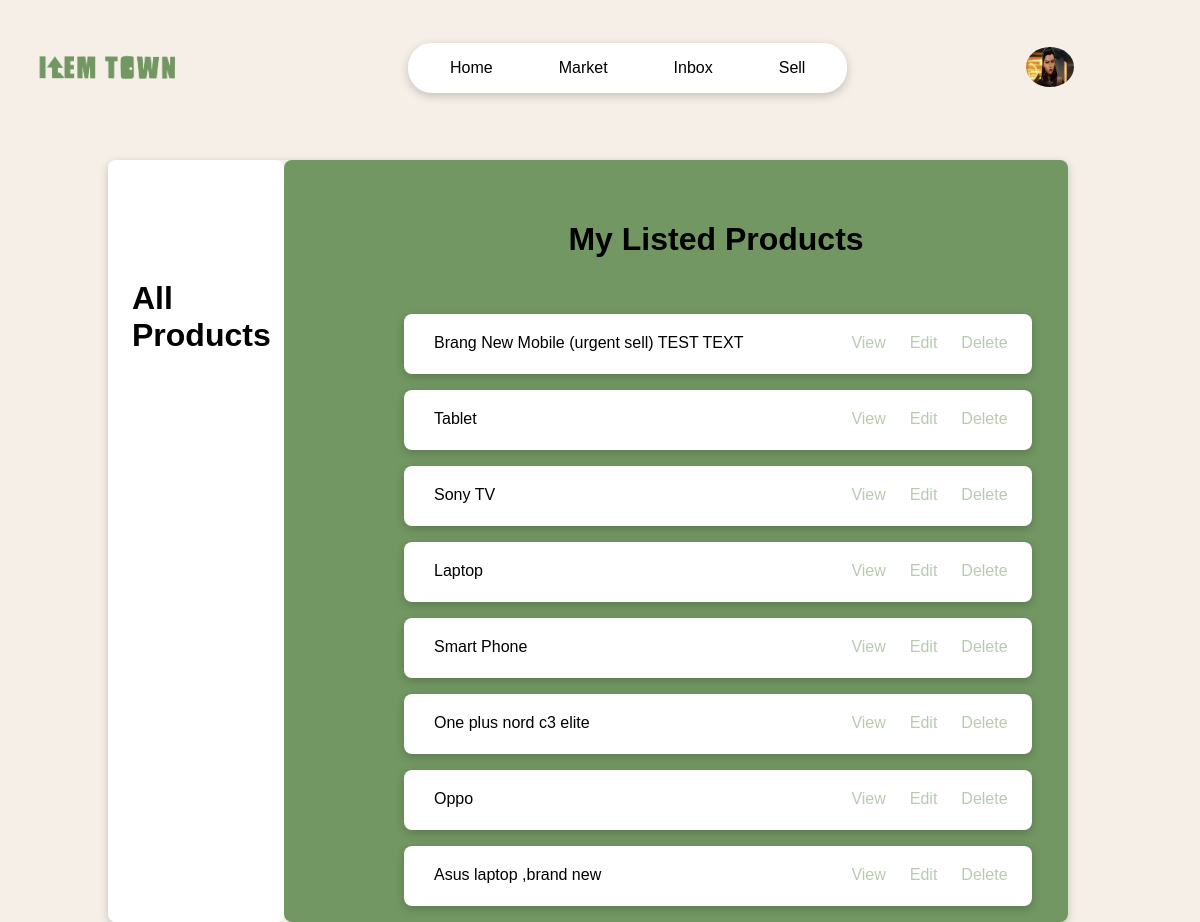
The page /market/my-product/ (signed in) on the database as committed earlier.
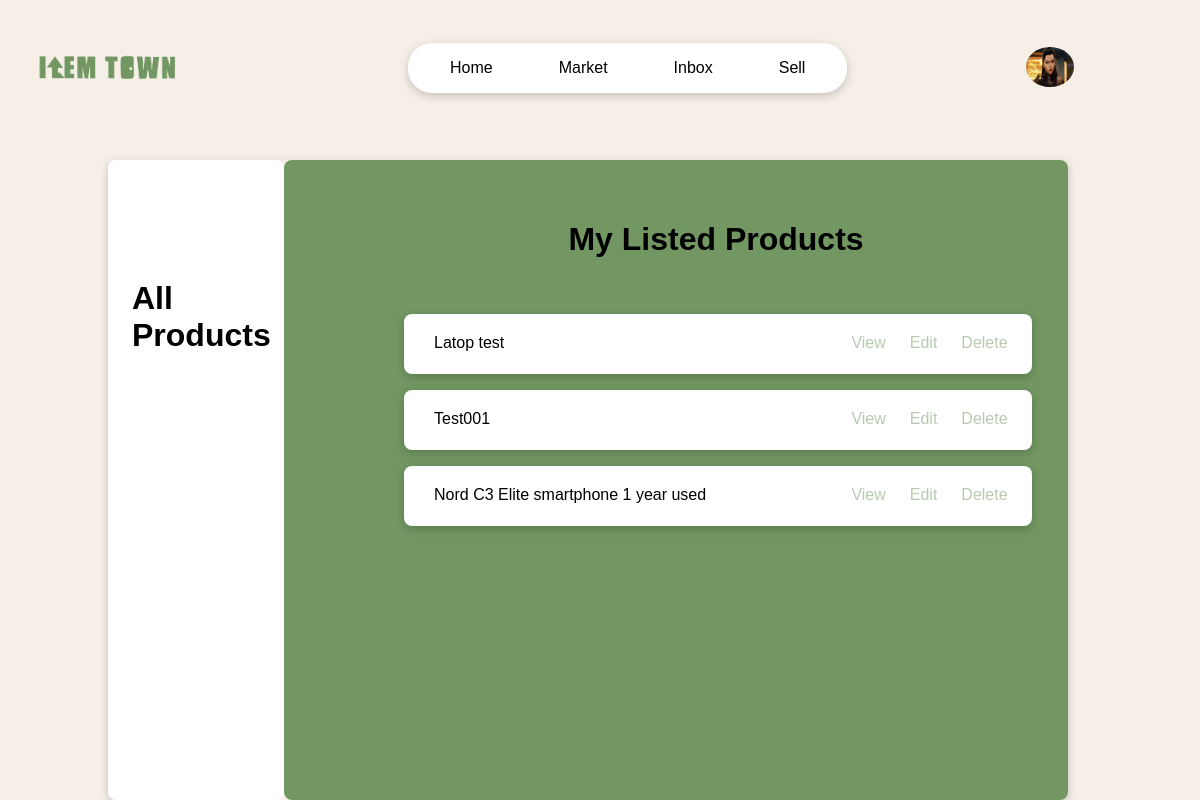
The same page on the database as committed later.
### users/models.py (models this page shows, shortened)
class Profile(models.Model):
    user=models.OneToOneField(User,on_delete=models.CASCADE)
    username=models.CharField(max_length=20,null=False,unique=True)
    first_name=models.CharField(max_length=20,null=False)
    last_name=models.CharField(max_length=50,null=False)
    email=models.EmailField()
    id=models.UUIDField(default=uuid.uuid1,primary_key=True)
    pic=models.ImageField(default='user/user.jpg',upload_to='user/')

### market/models.py (models this page shows, shortened)
class Product(models.Model):
    owner=models.ForeignKey('users.Profile',on_delete=models.CASCADE)
    product_id=models.UUIDField(default=uuid.uuid1,primary_key=True)
    title=models.CharField(max_length=50,null=False)
    short_discription=models.CharField(max_length=100,null=True,blank=True,default='')
    discription=models.TextField(max_length=500,null=True,blank=True)
    price=models.IntegerField(default=0,null=False)
    main_img=models.ImageField(default='default/market.png',upload_to='iteams/')
    sub_img1=models.ImageField(default='default/market.png',upload_to='iteams/')
    sub_img2=models.ImageField(default='default/market.png',upload_to='iteams/')
    sub_img3=models.ImageField(default='default/market.png',upload_to='iteams/')
    sub_img4=models.ImageField(default='default/market.png',upload_to='iteams/')
    ownership_type_options=(
        ('1st','1st Owner'),
        ('2nd','2nd Owner'),
        ('2nd+','More than 2nd'),
    )
    ownership_type=models.CharField(max_length=50,choices=ownership_type_options,default=None)
    purchase_date=models.DateField(null=True,blank=True)
    bill_and_box_options=(
        ('Yes','Have either bill/box'),
        ('No',"I don't have bill or box")
    )
    bill_and_box=models.CharField(choices=bill_and_box_options,max_length=50,default=None,null=True,blank=True)
    created = models.DateTimeField(auto_now_add=True)
    tags=models.ManyToManyField(Tag,blank=True)
    class Meta:
        ordering=['-created']

### market/views.py (the view)
# urls.py: path('my-product/',views.user_product_page,name='my_product'),
@login_required(login_url='login_user')
def user_product_page(request):
    owner=request.user.profile
    user_products=Product.objects.filter(owner=owner)
    content={
        'user_products':user_products,
    }
    return render(request,'market/user_product_page.html',content)

### market/templates/market/user_product_page.html
{% extends 'page/nav.html'%}
{% load static %}
{%block css%}
<link rel="stylesheet" href="{% static 'style/user_product_page.css'%}">
{%endblock%}
{% block body %}
    <div class="product-container">
        <div class="user-container">
            <h1 class="user-container-heading">All Products</h1>
        </div>
        <div class="info-container">
            <center><h1> My Listed Products</h1></center><br>
            {%if user_products%}
                {%for products in user_products%}
                    <ul class="info-container-list">
                        <li class="info-container-list-iteam">{{products.title}}
                            <a class="info-container-button" href="{% url 'delete_product' pk=products.product_id%}">Delete</a>
                            <a class="info-container-button" href="{% url 'edit_product' pk=products.product_id%}">Edit</a>
                            <a class="info-container-button" href="{% url 'detail_product' products.product_id%}">View</a></li>
                    </ul>
                {%endfor%}
            {%else%}
                <h1>You Haven't List Any Products In Market</h1>
            {%endif%}
        </div>
    </div>
{%endblock%}

### page/templates/page/nav.html (shortened to what this page needs)
<!DOCTYPE html>
<head>
{% load static %}
<link rel="stylesheet" href="{% static 'style/nav.css'%}">
{%block css%}
{%endblock%}
</head>
<body>
    <nav class="navbar">
        <img src="{%static 'img/default/logo.png'%}" class="logo">
        <div class="nav-items">
            <a href="{% url 'home'%}">Home</a>
            <a href="{% url 'market'%}">Market</a>
            <a href="{%url 'inbox'%}">Inbox</a>
            <a href="{%url 'upload_product'%}">Sell</a>
        </div>
        {%if request.user.is_authenticated%}
        <div class="dropdown">
            <button class="dropbtn"><img src="{{request.user.profile.pic.url }}" class="profile-pic"></button>
          </div>
        {%else%}
        <a href="{%url 'login_user'%}" class="login-button">Login</a>
        {%endif%}
    </nav>
{%block body%}
{%endblock%}
</body>
</body>

### static/style/nav.css (style rules this page uses)
body { margin: 0; font-family: Arial, sans-serif; background-color: #F5EFE7; }
.navbar { display: flex; align-items: center; padding: 1vh 2vw; height: 8vh; background-color: transparent; margin-bottom: 10vh; position: relative; }
.logo { margin-top: 7vh; position: absolute; left: 3vw; width: 12vw; }
.navbar .nav-items { margin-top: 7vh; margin-left: 32vw; background-color: white; display: flex; gap: 1.5vw; border-radius: 2vw; box-shadow: 0 3px 10px rgb(0 0 0 / 0.2); padding: 1.5vh 1.5vw; }
.navbar .nav-items a { text-decoration: none; color: black; padding: 0.5vh 2vw; border-radius: 1vw; font-size: 2vh; transition: background-color 0.3s; }
.dropdown { position: relative; margin-left: auto; margin-top: 7vh; margin-right: 8vw; }
.dropbtn { background-color: transparent; border: none; cursor: pointer; }
.profile-pic { width: 6vh; height: 5vh; border-radius: 50%; }

### static/style/user_product_page.css (style rules this page uses)
.product-container { display: flex; width: 80%; height:auto; min-height: 80vh; margin-left: 9vw; margin-right: 10vw; border-radius: 8px; box-shadow: 0 3px 10px rgb(0 0 0 / 0.2); }
.user-container { width: 20%; border-radius: 8px; background-color: white; }
.user-container-heading { margin-top: 15vh; margin-left: 2vw; }
.info-container { width: 80%; padding-top: 5vh; padding-left: 10vh; border-radius: 8px; background-color:#729762; }
.info-container-list { list-style: None; margin-top: 2vh; font-size: 2vh; }
.info-container-list-iteam { width: 90%; height: 5vh; border-radius: 8px; box-shadow: 0 3px 10px rgb(0 0 0 / 0.2); background-color: white; padding-top: 2.5vh; padding-left: 2.5vw; transition: transform 1s ease; }
.info-container-button { text-decoration: none; float: right; color:#729762; opacity: 0.5; display: block; padding-right: 2vw; }

Rows that differ between the two databases and show on the page:
removed Product: title "Brang New Mobile (urgent sell) TEST TEXT"
removed Product: title "Tablet"
removed Product: title "Sony TV"
removed Product: title "Laptop"
removed Product: title "Smart Phone"
removed Product: title "One plus nord c3 elite"
removed Product: title "Oppo"
removed Product: title "Asus laptop ,brand new"
added Product: title "Latop test"
added Product: title "Test001"
added Product: title "Nord C3 Elite smartphone 1 year used"
